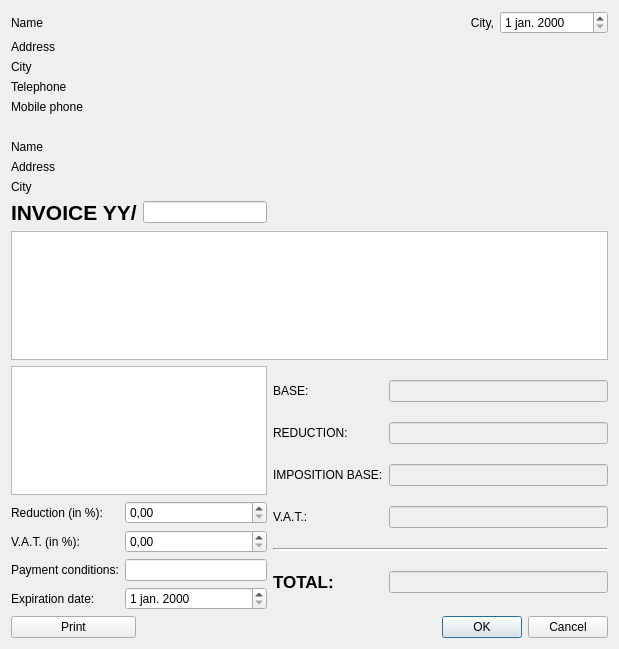
<?xml version="1.0" encoding="UTF-8"?>
<ui version="4.0">
 <class>Invoice</class>
 <widget class="QDialog" name="Invoice">
  <property name="windowModality">
   <enum>Qt::WindowModal</enum>
  </property>
  <property name="geometry">
   <rect>
    <x>0</x>
    <y>0</y>
    <width>619</width>
    <height>649</height>
   </rect>
  </property>
  <property name="windowTitle">
   <string>Invoice</string>
  </property>
  <property name="windowIcon">
   <iconset resource="../icons.qrc">
    <normaloff>:/icons/agt_softwareD-64.png</normaloff>:/icons/agt_softwareD-64.png</iconset>
  </property>
  <property name="locale">
   <locale language="Dutch" country="Belgium"/>
  </property>
  <layout class="QGridLayout" name="gridLayout_3">
   <item row="0" column="0" colspan="2">
    <widget class="QLabel" name="l_name">
     <property name="minimumSize">
      <size>
       <width>200</width>
       <height>0</height>
      </size>
     </property>
     <property name="text">
      <string>Name</string>
     </property>
    </widget>
   </item>
   <item row="0" column="3">
    <widget class="QLabel" name="l_city">
     <property name="text">
      <string>City,</string>
     </property>
     <property name="alignment">
      <set>Qt::AlignRight|Qt::AlignTrailing|Qt::AlignVCenter</set>
     </property>
    </widget>
   </item>
   <item row="0" column="4">
    <widget class="QDateEdit" name="m_date"/>
   </item>
   <item row="1" column="0" colspan="2">
    <widget class="QLabel" name="l_street">
     <property name="minimumSize">
      <size>
       <width>200</width>
       <height>0</height>
      </size>
     </property>
     <property name="text">
      <string>Address</string>
     </property>
    </widget>
   </item>
   <item row="2" column="0" colspan="2">
    <widget class="QLabel" name="l_city_2">
     <property name="minimumSize">
      <size>
       <width>200</width>
       <height>0</height>
      </size>
     </property>
     <property name="text">
      <string>City</string>
     </property>
    </widget>
   </item>
   <item row="3" column="0" colspan="2">
    <widget class="QLabel" name="l_telephone">
     <property name="minimumSize">
      <size>
       <width>200</width>
       <height>0</height>
      </size>
     </property>
     <property name="text">
      <string>Telephone</string>
     </property>
    </widget>
   </item>
   <item row="4" column="0" colspan="2">
    <widget class="QLabel" name="l_mobilePhone">
     <property name="minimumSize">
      <size>
       <width>200</width>
       <height>0</height>
      </size>
     </property>
     <property name="text">
      <string>Mobile phone</string>
     </property>
    </widget>
   </item>
   <item row="5" column="0" colspan="2">
    <spacer name="verticalSpacer">
     <property name="orientation">
      <enum>Qt::Vertical</enum>
     </property>
     <property name="sizeType">
      <enum>QSizePolicy::Minimum</enum>
     </property>
     <property name="sizeHint" stdset="0">
      <size>
       <width>253</width>
       <height>20</height>
      </size>
     </property>
    </spacer>
   </item>
   <item row="6" column="0" colspan="2">
    <widget class="QLabel" name="l_customerName">
     <property name="minimumSize">
      <size>
       <width>200</width>
       <height>0</height>
      </size>
     </property>
     <property name="text">
      <string>Name</string>
     </property>
    </widget>
   </item>
   <item row="7" column="0" colspan="2">
    <widget class="QLabel" name="l_customerStreet">
     <property name="minimumSize">
      <size>
       <width>200</width>
       <height>0</height>
      </size>
     </property>
     <property name="text">
      <string>Address</string>
     </property>
    </widget>
   </item>
   <item row="8" column="0" colspan="2">
    <widget class="QLabel" name="l_customerCity">
     <property name="minimumSize">
      <size>
       <width>200</width>
       <height>0</height>
      </size>
     </property>
     <property name="text">
      <string>City</string>
     </property>
    </widget>
   </item>
   <item row="9" column="0" colspan="2">
    <layout class="QHBoxLayout" name="horizontalLayout">
     <item>
      <widget class="QLabel" name="l_invoiceNr">
       <property name="text">
        <string>&lt;!DOCTYPE HTML PUBLIC &quot;-//W3C//DTD HTML 4.0//EN&quot; &quot;http://www.w3.org/TR/REC-html40/strict.dtd&quot;&gt;
&lt;html&gt;&lt;head&gt;&lt;meta name=&quot;qrichtext&quot; content=&quot;1&quot; /&gt;&lt;style type=&quot;text/css&quot;&gt;
p, li { white-space: pre-wrap; }
&lt;/style&gt;&lt;/head&gt;&lt;body style=&quot; font-family:'MS Shell Dlg 2'; font-size:8.25pt; font-weight:400; font-style:normal;&quot;&gt;
&lt;p style=&quot; margin-top:0px; margin-bottom:0px; margin-left:0px; margin-right:0px; -qt-block-indent:0; text-indent:0px;&quot;&gt;&lt;span style=&quot; font-family:'Lucida Grande'; font-size:16pt; font-weight:600;&quot;&gt;INVOICE YY/&lt;/span&gt;&lt;/p&gt;&lt;/body&gt;&lt;/html&gt;</string>
       </property>
      </widget>
     </item>
     <item>
      <widget class="QLineEdit" name="m_invoiceNr"/>
     </item>
    </layout>
   </item>
   <item row="10" column="0" colspan="5">
    <widget class="QTableView" name="m_invoiceLines"/>
   </item>
   <item row="11" column="0" colspan="2">
    <widget class="QTextEdit" name="m_text">
     <property name="sizePolicy">
      <sizepolicy hsizetype="Expanding" vsizetype="Preferred">
       <horstretch>0</horstretch>
       <verstretch>0</verstretch>
      </sizepolicy>
     </property>
    </widget>
   </item>
   <item row="11" column="2" rowspan="2" colspan="3">
    <layout class="QGridLayout" name="gridLayout">
     <item row="0" column="0">
      <widget class="QLabel" name="l_base">
       <property name="text">
        <string>BASE:</string>
       </property>
      </widget>
     </item>
     <item row="0" column="1">
      <widget class="QLineEdit" name="m_base">
       <property name="enabled">
        <bool>false</bool>
       </property>
      </widget>
     </item>
     <item row="1" column="0">
      <widget class="QLabel" name="l_reduction">
       <property name="text">
        <string>REDUCTION:</string>
       </property>
      </widget>
     </item>
     <item row="1" column="1">
      <widget class="QLineEdit" name="m_reduction">
       <property name="enabled">
        <bool>false</bool>
       </property>
      </widget>
     </item>
     <item row="2" column="0">
      <widget class="QLabel" name="l_impositionBase">
       <property name="text">
        <string>IMPOSITION BASE:</string>
       </property>
      </widget>
     </item>
     <item row="2" column="1">
      <widget class="QLineEdit" name="m_impositionBase">
       <property name="enabled">
        <bool>false</bool>
       </property>
      </widget>
     </item>
     <item row="3" column="0">
      <widget class="QLabel" name="l_vat">
       <property name="text">
        <string>V.A.T.:</string>
       </property>
      </widget>
     </item>
     <item row="3" column="1">
      <widget class="QLineEdit" name="m_vat">
       <property name="enabled">
        <bool>false</bool>
       </property>
      </widget>
     </item>
     <item row="4" column="0" colspan="2">
      <widget class="Line" name="line">
       <property name="lineWidth">
        <number>2</number>
       </property>
       <property name="orientation">
        <enum>Qt::Horizontal</enum>
       </property>
      </widget>
     </item>
     <item row="5" column="0">
      <widget class="QLabel" name="l_total">
       <property name="text">
        <string>&lt;!DOCTYPE HTML PUBLIC &quot;-//W3C//DTD HTML 4.0//EN&quot; &quot;http://www.w3.org/TR/REC-html40/strict.dtd&quot;&gt;
&lt;html&gt;&lt;head&gt;&lt;meta name=&quot;qrichtext&quot; content=&quot;1&quot; /&gt;&lt;style type=&quot;text/css&quot;&gt;
p, li { white-space: pre-wrap; }
&lt;/style&gt;&lt;/head&gt;&lt;body style=&quot; font-family:'MS Shell Dlg 2'; font-size:8.25pt; font-weight:400; font-style:normal;&quot;&gt;
&lt;p style=&quot; margin-top:0px; margin-bottom:0px; margin-left:0px; margin-right:0px; -qt-block-indent:0; text-indent:0px;&quot;&gt;&lt;span style=&quot; font-family:'Lucida Grande'; font-size:13pt; font-weight:600;&quot;&gt;TOTAL:&lt;/span&gt;&lt;/p&gt;&lt;/body&gt;&lt;/html&gt;</string>
       </property>
      </widget>
     </item>
     <item row="5" column="1">
      <widget class="QLineEdit" name="m_total">
       <property name="enabled">
        <bool>false</bool>
       </property>
      </widget>
     </item>
    </layout>
   </item>
   <item row="12" column="0" colspan="2">
    <layout class="QGridLayout" name="gridLayout_2">
     <item row="0" column="0">
      <widget class="QLabel" name="l_reductionPercentage">
       <property name="text">
        <string>Reduction (in %):</string>
       </property>
      </widget>
     </item>
     <item row="2" column="0">
      <widget class="QLabel" name="l_conditions">
       <property name="text">
        <string>Payment conditions:</string>
       </property>
      </widget>
     </item>
     <item row="2" column="1">
      <widget class="QLineEdit" name="m_conditions"/>
     </item>
     <item row="3" column="0">
      <widget class="QLabel" name="l_expirationDate">
       <property name="text">
        <string>Expiration date:</string>
       </property>
      </widget>
     </item>
     <item row="3" column="1">
      <widget class="QDateEdit" name="m_expirationDate"/>
     </item>
     <item row="1" column="0">
      <widget class="QLabel" name="l_vatPercentage">
       <property name="text">
        <string>V.A.T. (in %):</string>
       </property>
      </widget>
     </item>
     <item row="1" column="1">
      <widget class="QDoubleSpinBox" name="m_vatPercentage"/>
     </item>
     <item row="0" column="1">
      <widget class="QDoubleSpinBox" name="m_reductionPercentage"/>
     </item>
    </layout>
   </item>
   <item row="13" column="0">
    <widget class="QPushButton" name="b_print">
     <property name="text">
      <string>Print</string>
     </property>
    </widget>
   </item>
   <item row="13" column="1" colspan="2">
    <spacer name="horizontalSpacer_2">
     <property name="orientation">
      <enum>Qt::Horizontal</enum>
     </property>
     <property name="sizeHint" stdset="0">
      <size>
       <width>81</width>
       <height>22</height>
      </size>
     </property>
    </spacer>
   </item>
   <item row="13" column="3" colspan="2">
    <widget class="QDialogButtonBox" name="buttonBox">
     <property name="standardButtons">
      <set>QDialogButtonBox::Cancel|QDialogButtonBox::Ok</set>
     </property>
    </widget>
   </item>
  </layout>
 </widget>
 <resources>
  <include location="../icons.qrc"/>
 </resources>
 <connections>
  <connection>
   <sender>buttonBox</sender>
   <signal>accepted()</signal>
   <receiver>Invoice</receiver>
   <slot>accept()</slot>
   <hints>
    <hint type="sourcelabel">
     <x>497</x>
     <y>621</y>
    </hint>
    <hint type="destinationlabel">
     <x>309</x>
     <y>324</y>
    </hint>
   </hints>
  </connection>
  <connection>
   <sender>buttonBox</sender>
   <signal>rejected()</signal>
   <receiver>Invoice</receiver>
   <slot>reject()</slot>
   <hints>
    <hint type="sourcelabel">
     <x>497</x>
     <y>621</y>
    </hint>
    <hint type="destinationlabel">
     <x>309</x>
     <y>324</y>
    </hint>
   </hints>
  </connection>
 </connections>
</ui>
